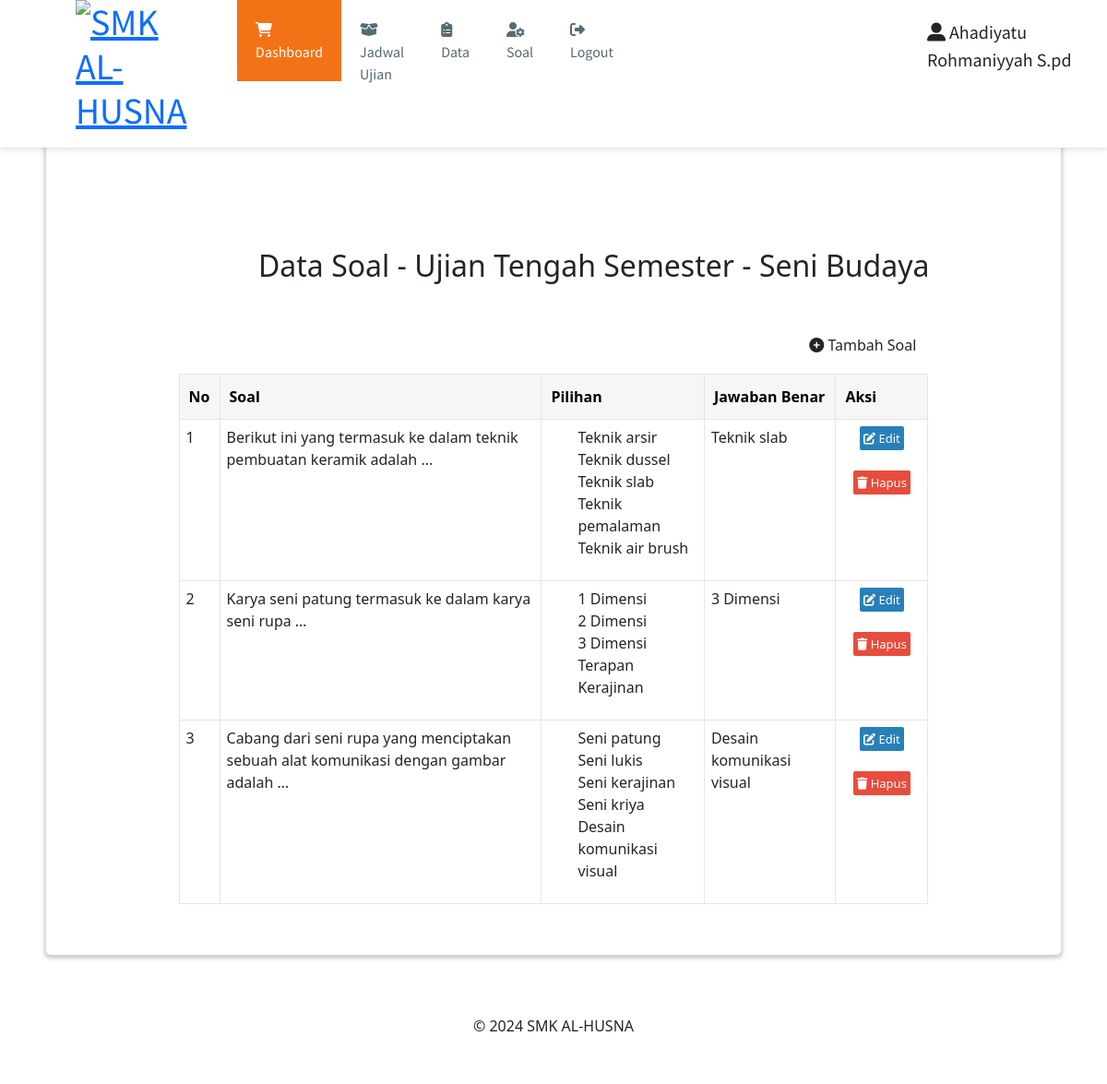
Page /data_soal_uts.php (signed in) on the committed database.
### tables this page shows
CREATE TABLE `mapel` (
  `id_mapel` varchar(20) NOT NULL,
  `mapel` varchar(30) NOT NULL,
  `id_guru` varchar(20) NOT NULL
);

CREATE TABLE `soal` (
  `id_soal` varchar(20) NOT NULL,
  `id_ujian` varchar(10) NOT NULL,
  `soal` varchar(255) NOT NULL,
  `opsi` varchar(255) NOT NULL,
  `jawaban_benar` varchar(50) NOT NULL
);

### data_soal_uts.php (the view, shortened to what this page needs)
<?php include "header.php"; ?>
<main>
	<div>
		<div class="d-flex">
			<ul style="display: flex;">
				<li class="mx-1"><a class="btn btn-primary" href="data_soal_uts.php">Ujian Tengah Semester</a></li>
				<li class="mx-1"><a class="btn btn-primary" href="data_soal_uas.php">Ujian Akhir Semester</a></li>
			</ul>
			<?php
			$getUserLogin  = $_SESSION['fullname'];
			$ambildata = mysqli_query($mysqli, "SELECT * FROM mapel, guru where mapel.id_guru=guru.nip and guru='$getUserLogin';");
			$ambilmapel = mysqli_fetch_array($ambildata);
			?>
		</div>
		<div>
			<h2 style="margin-left: 200px; margin-top: 100px;">Data Soal - Ujian Tengah Semester - <?= $ambilmapel['mapel']; ?></h2>
		</div>
	</div>
	<div class="container mt-5">
		<div class="content-produk">
			<a href="buat_soal_uts.php" class="btn btn-tambahkan-produk">
				<i class="fas fa-plus-circle"></i> Tambah Soal
			</a>
			<div style="height: 50px;"></div>
			<?php
			$getUserLogin  = $_SESSION['fullname'];
			$ambildata = mysqli_query($mysqli, "SELECT * FROM mapel, guru WHERE mapel.id_guru=guru.nip AND guru='$getUserLogin';");
			$ambilmapel = mysqli_fetch_array($ambildata);
			$getmapel = $ambilmapel['id_mapel'];
			$soalQuery = mysqli_query($mysqli, "SELECT * FROM soal WHERE id_ujian IN (
                SELECT id_ujian FROM ujian WHERE id_mapel='$getmapel' and jenis_ujian='Ujian Tengah Semester'
            );");
			?>
			<table class="table-produk">
				<thead>
					<tr>
						<th>No</th>
						<th>Soal</th>
						<th>Pilihan</th>
						<th>Jawaban Benar</th>
						<th>Aksi</th>
					</tr>
				</thead>
				<tbody>
					<?php
					$no = 1;
					while ($soal = mysqli_fetch_array($soalQuery)) {
						$opsi = explode(",", $soal['opsi']);
					?>
						<tr>
							<td><?= $no++; ?></td>
							<td><?= $soal['soal']; ?></td>
							<td>
								<ul>
									<?php foreach ($opsi as $pilihan) : ?>
										<li><?= $pilihan; ?></li>
									<?php endforeach; ?>
								</ul>
							</td>
							<td><?= $soal['jawaban_benar']; ?></td>
							<td style="text-align: center; width: 100px;">
								<a href="#" class="action-edit" data-bs-toggle="modal" data-bs-target="#edit<?= $soal['id_soal']; ?>"><i class="fas fa-edit"></i> Edit</a>
								<br>
								<br>
								<a href="#" class="action-hapus" data-bs-toggle="modal" data-bs-target="#delete<?= $soal['id_soal']; ?>"><i class="fas fa-trash"></i> Hapus</a>
							</td>
						</tr>
					<?php } ?>
				</tbody>
			</table>
		</div>
	</div>
</main>
<?php include "footer.php"; ?>

### assets/styles/style.css (style rules this page uses)
body { font-family: 'Lato', sans-serif; color: #585858; background: #E7EFF2; }
main { background: white; box-shadow: 0 2px 4px 2px rgba(0, 0, 0, 0.2); border-radius: 5px; padding: 30px; margin: 85px 50px 30px; }
.btn { cursor: pointer; border: 1.5px solid #F47216; padding: 10px; border-radius: 5px; transition: 0.5s; font-weight: 600; text-decoration: none; }
.btn-tambahkan-produk, .btn-tambahkan-transaksi { background-color: #F47216; color: white; float: right; }
.table-produk, .table-laporan { margin: auto; margin-bottom: 25px; width: 100%; }
.table-produk td, .table-laporan td { border: 1.5px solid #E5E5E5; padding: 7px; }
.table-produk th, .table-laporan th { color: #000; background-color: #F6F6F6; border: 1.5px solid #E5E5E5; padding: 12px 10px; font-weight: 600; text-decoration: none; }
.content-produk, .content-laporan { width: 80%; margin: auto; }
.action-hapus, .action-edit, .action-detail { text-decoration: none; color: white; padding: 4px; margin: 5px; font-size: 13px; border-radius: 2px; }
.action-hapus { background-color: #e74c3c; }
.action-edit, .action-detail { background-color: #2980b9; }

### rows in the picture
mapel: mapel "Seni Budaya"
soal: soal "Berikut ini yang termasuk ke dalam teknik pembuatan keramik adalah …", opsi "Teknik arsir", opsi "Teknik dussel", opsi "Teknik slab", opsi "Teknik pemalaman", opsi "Teknik air brush", jawaban_benar "Teknik slab"
soal: soal "Karya seni patung termasuk ke dalam karya seni rupa …", opsi "1 Dimensi", opsi "2 Dimensi", opsi "3 Dimensi", opsi "Terapan", opsi "Kerajinan", jawaban_benar "3 Dimensi"
soal: soal "Cabang dari seni rupa yang menciptakan sebuah alat komunikasi dengan gambar adalah …", opsi "Seni patung", opsi "Seni lukis", opsi "Seni kerajinan", opsi "Seni kriya", opsi "Desain komunikasi visual", jawaban_benar "Desain komunikasi visual"

### other values in the picture
$_SESSION['fullname'] "Ahadiyatu Rohmaniyyah S.pd"
